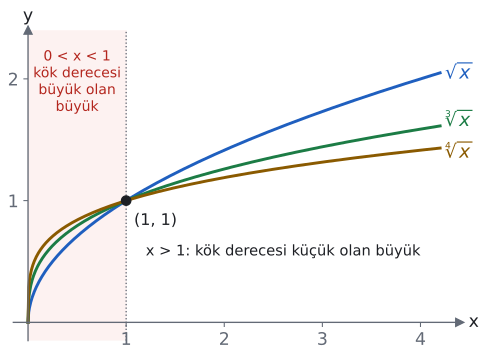

This figure's Python source:
import sys; sys.path.insert(0, "tools")
from cizim import *

# y = √x, ∛x, ⁴√x eğrileri x = 1'de kesişir.
# x > 1 iken derece küçüldükçe değer büyür; 0 < x < 1 iken sıra tersine döner.
fig, ax = sekil(6, 4.2)
eksenler(ax, x=(-0.15, 4.4), y=(-0.15, 2.4), izgara=False)
xs = np.linspace(0, 4.2, 600)
for k, renk, ad, yx in ((2, MAVI, "$\\sqrt{x}$", 2.05), (3, YESIL, "$\\sqrt[3]{x}$", 1.66), (4, SARI, "$\\sqrt[4]{x}$", 1.40)):
    ax.plot(xs, xs ** (1 / k), color=renk)
    ax.text(4.25, yx, ad, color=renk, fontsize=14, va="center")
ax.axvline(1, color=SOLUK, lw=1, ls=":")
ax.axvspan(0, 1, color=KIRMIZI_ACIK, alpha=0.6, zorder=0)
ax.plot(1, 1, "o", color=YAZI, markersize=7, zorder=5)
ax.text(1.08, 0.9, "(1, 1)", fontsize=12, va="top")
ax.text(0.5, 2.25, "0 < x < 1\nkök derecesi\nbüyük olan\nbüyük", ha="center", va="top", fontsize=10.5, color=KIRMIZI)
ax.text(2.6, 0.55, "x > 1: kök derecesi küçük olan büyük", ha="center", fontsize=11, color=YAZI)
ax.set_xticks([1, 2, 3, 4]); ax.set_xticklabels(["1", "2", "3", "4"])
ax.set_yticks([1, 2]); ax.set_yticklabels(["1", "2"])
kaydet(fig, __file__)
